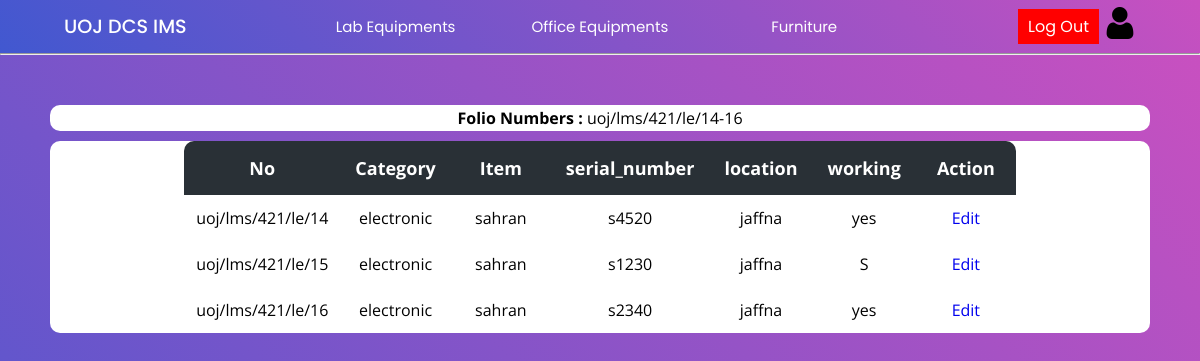
Before: /Project/lab/labItems.php?searchItems=true&id=182 (signed in) with the older database file.
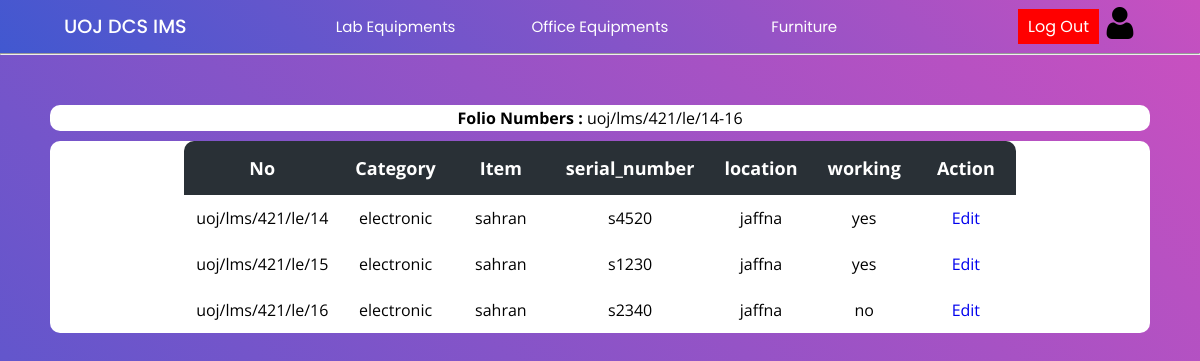
After: the same page with the newer database file.
### tables this page shows
CREATE TABLE `invoice` (
  `invoice_id` int(11) NOT NULL,
  `name` varchar(200) NOT NULL,
  `date` date NOT NULL,
  `price` float NOT NULL,
  `quantity` int(11) NOT NULL,
  `folio_number` varchar(50) NOT NULL,
  `description` varchar(400) NOT NULL,
  `supplier_name` varchar(150) NOT NULL,
  `supplier_tt` int(15) NOT NULL,
  `srn` int(11) NOT NULL,
  `type` varchar(15) NOT NULL,
  `page_number` varchar(30) NOT NULL,
  `location` varchar(50) NOT NULL,
  `warranty` int(11) NOT NULL
);

CREATE TABLE `items` (
  `invoice_id` int(11) NOT NULL,
  `set_id` varchar(60) NOT NULL,
  `category` varchar(100) NOT NULL,
  `item` varchar(100) NOT NULL,
  `serial_number` varchar(30) NOT NULL,
  `model_number` varchar(50) NOT NULL,
  `location` varchar(100) NOT NULL,
  `working` enum('yes','no','R','T','D','S') NOT NULL
);

### Project/lab/labItems.php (the view, shortened to what this page needs)
<?php
include("../config/connection.php");
?>
<!DOCTYPE html>
<html lang="en">
<head>
    <link rel="stylesheet" href="../css/lab.css">
    <link rel="stylesheet" href="../css/main.css">
</head>
<body>
    <?php include("../header/header.php"); ?>
    <hr>
    <div class="main-container">
        <?php
        if (isset($_GET['searchItems'])) {
            $id = $_GET['id'];
            $query = "SELECT * FROM items WHERE invoice_id = $id";
            $result = mysqli_query($con, $query);
            if (mysqli_num_rows($result) > 0) {
        ?>
                <div class="table-con" style="background-color:white;margin-bottom:10px;padding:2px;">
                    <?php
                    $query1 = "SELECT 	folio_number FROM invoice WHERE invoice_id = $id";
                    $result1 = $con->query($query1);
                    if ($result1) {
                        $row = $result1->fetch_assoc();
                        $value = $row['folio_number'];
                        echo "<b>Folio Numbers :</b> $value";
                    } else {
                        echo "Query error: " . $con->error;
                    }
                    ?>
                </div>
                <div class="table-con">
                    <table>
                        <thead>
                            <tr>
                                <th>No</th>
                                <th>Category</th>
                                <th>Item</th>
                                <th>serial_number</th>
                                <th>location</th>
                                <th>working</th>
                                <th>Action</th>
                            </tr>
                        </thead>
                        <tbody>
                            <?php
                            while ($row = mysqli_fetch_array($result)) {
                            ?>
                                <tr>
                                    <td>
                                        <?php
                                        echo $row['set_id'];
                                        ?>
                                        </a></td>
                                    <td><?php echo $row['category'] ?></a></td>
                                    <td><?php echo $row['item'] ?></td>
                                    <td><?php echo $row['serial_number'] ?></td>
                                    <td><?php echo $row['location'] ?></td>
                                    <td><?php echo $row['working'] ?></td>
                                    <td>
                                        <a href="updateItems.php?id=<?php echo $row['invoice_id'] ?>&setid=<?php echo $row['set_id'] ?>&item=<?php echo $row['item']; ?>">Edit</a>
                                    </td>
                                </tr>
                    <?php
                            }
                        } else {
                            echo "No data";
                        }
                    }
                    ?>
                        </tbody>
                    </table>
                </div>
    </div>
</body>
</html>

### Project/header/header.php (shortened to what this page needs)
<!DOCTYPE html>
<html lang="en">
<head>
    <link rel="stylesheet" href="../css/header.css">
    <link rel="stylesheet" href="../css/main.css">
</head>
<body>
    <div class="nav-bar">
        <div class="header_1">
            <a href="../admin/index.php"><h1>UOJ DCS IMS </h1></a>
        </div>
        <div class="header_2">
            <ul>
                <li class="lab"><a href="../lab/lab.php" >Lab Equipments</a>
                </li>
                <li class="office"><a href="../office/office.php">Office Equipments</a>
                </li>
                <li class="furniture"><a href="../furniture/furniture.php">Furniture</a>
                </li>
            </ul>
        </div>
        <div class="inside_1">
        <a href="../login/logout.php" class="logout">Log Out</a>
        <?php
            $username = $_SESSION['uname'];
            $query = "SELECT role FROM admin WHERE username = '$username' ";
            $result = mysqli_query($con,$query);
            $row = mysqli_fetch_assoc($result);
            if ('masteradmin' == $row['role']) {
                ?>
                <a href="../admin/masterAdminAction.php">
                    <img src="../Multimedia/user.png" alt="user">
                </a>
                <?php
            } else {
                ?>
                <a href="../admin/adminAction.php">
                    <img src="../Multimedia/user.png" alt="user">
                </a>
                <?php
            }
        ?>
        </div>
    </div>
</body>
</html>

### Project/css/lab.css (style rules this page uses)
.main-container { padding: 50px; min-height: 100vh; height: fit-content; background: linear-gradient(-135deg, #c850c0, #4158d0); }
table { border-collapse: collapse; border-radius: 10px; overflow: hidden; max-width: 100%; margin: 0 auto; position: relative; }
.table-con { border-collapse: collapse; background: #fff; border-radius: 10px; width: auto; margin: auto; position: relative; font-family: 'Open Sans'; text-align: center; background: #fff; }
th { width: 100px; font-size: 18px; background: #293036; color: white; padding: 15px; }
td { padding: 12px; }
.logout { margin: 5px; background-color: #ff0000; color: #ffffff; border: none; padding: 5px 10px; cursor: pointer; }

### Project/css/main.css (style rules this page uses)
* { margin: 0; padding: 0; text-decoration: none; box-sizing: border-box; }
:root { --bg-gradient: linear-gradient(-135deg, #c850c0, #4158d0); --bg-gray: #e6e6e6; --text-color: #666; --inp-color: #57b846; }
body { font-family: 'Poppins', sans-serif; }

### Project/css/header.css (style rules this page uses)
* { margin: 0; padding: 0; text-decoration: none; box-sizing: border-box; }
:root { --bg-gradient: linear-gradient(-135deg, #c850c0, #4158d0); --bg-gray: #e6e6e6; --text-color: #666; --inp-color: #57b846; }
body { font-family: 'Poppins', sans-serif; }
.nav-bar { display: flex; justify-content: space-between; align-items: center; padding: 0 4rem; background: var(--bg-gradient); box-shadow: 0 5px 30px rgb(0, 0, 0); }
h1 { font-size: 1.2rem; font-weight: 500; color: white; }
.inside_1 img { width: 2rem; }
ul { list-style: none; }
ul li { display: inline-block; position: relative; }
ul li a { display: block; padding: 15px 25px; color: #fff; text-decoration: none; text-align: center; font-size: 15px; width: 200px; }
.inside_1 { display: flex; justify-content: center; align-items: center; }
.logout { margin: 5px; background-color: #ff0000; color: #ffffff; border: none; padding: 5px 10px; cursor: pointer; }

Changed rows visible on the page:
changed items "uoj/lms/421/le/15": working "S" → "yes"
changed items "uoj/lms/421/le/16": working "yes" → "no"
